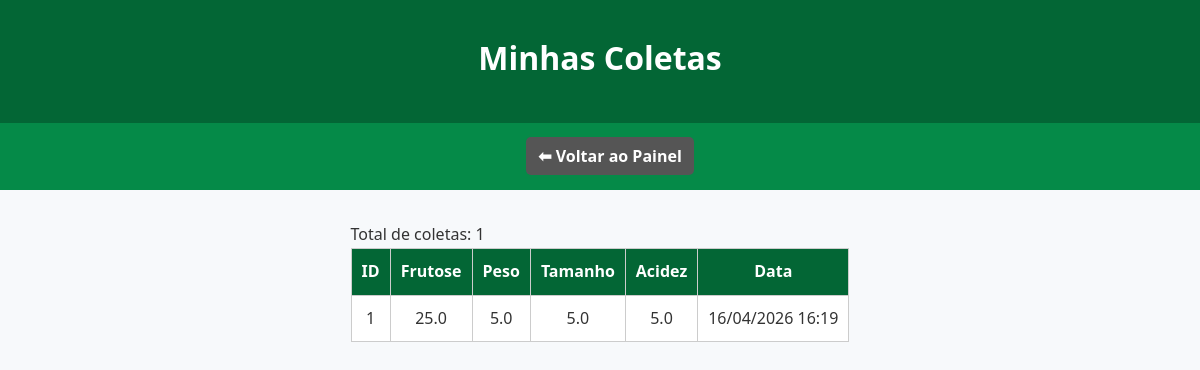
The app's page /minhascoletas (signed in) with its own data.
### modelo/modelsDB.py (models this page shows)
class ColetaFruto(db.Model):
    id = db.Column(db.Integer, primary_key=True)
    usuario_id = db.Column(db.Integer)
    nome_fruto = db.Column(db.String(60))
    frutose = db.Column(db.Float)
    peso = db.Column(db.Float)
    tamanho = db.Column(db.Float)
    acidez = db.Column(db.Float)
    timestamp = db.Column(db.DateTime, nullable=False)

### routes/usuario_bp.py (the view)
@login_required
@user_bp.route("/minhascoletas")
def listar_coletas():
    coletas = ColetaFrutoDAO.listar_por_usuario(current_user.get_id())
    print("COLETAS DO USUARIO:", coletas)  # DEBUG
    return render_template("coletas_usuario.html", coletas=coletas)

### config.py (called while the page is built)
@login_manager.user_loader
def load_user(user_id):
    from modelo.modelsDB import Admin, Usuario
    try:
        tipo_usuario, id_numerico = user_id.split('_')
        id_numerico = int(id_numerico)
        if tipo_usuario == 'admin':
            return Admin()
        elif tipo_usuario == 'user':
            return Usuario.query.get(id_numerico)
    except ValueError:
        return None
    return None

### dao/coletaFrutoDao.py (called while the page is built)
    @staticmethod
    def listar_por_usuario(usuario_id):
        return ColetaFruto.query.filter_by(usuario_id=usuario_id).all()

### modelo/modelsDB.py (called while the page is built)
    def get_id(self):
        return f"user_{self.id}"

### templates/coletas_usuario.html (shortened to what this page needs)
<!DOCTYPE html>
<html lang="pt-br">
<head>
    <link rel="stylesheet" href="{{ url_for('static', filename='css/painel.css') }}">
</head>
<body>
<header>
    <h1>Minhas Coletas</h1>
</header>
<nav>
    <ul>
        <li><a href="/painel" class="btn-voltar">⬅ Voltar ao Painel</a></li>
    </ul>
</nav>
<main>
<p>Total de coletas: {{ coletas|length }}</p>
<table>
    <tr>
        <th>ID</th>
        <th>Frutose</th>
        <th>Peso</th>
        <th>Tamanho</th>
        <th>Acidez</th>
        <th>Data</th>
    </tr>
    {% for c in coletas %}
    <tr>
        <td>{{ c.id }}</td>
        <td>{{ c.frutose }}</td>
        <td>{{ c.peso }}</td>
        <td>{{ c.tamanho }}</td>
        <td>{{ c.acidez }}</td>
        <td>
            {{ c.timestamp.strftime('%d/%m/%Y %H:%M') if c.timestamp else '—' }}
        </td>
    </tr>
    {% endfor %}
</table>
</main>
</body>
</html>

### static/css/painel.css (style rules this page uses)
* { margin: 0; padding: 0; box-sizing: border-box; font-family: "Segoe UI", Roboto, sans-serif; }
body { background: #f7f9fb; color: #333; line-height: 1.6; display: flex; flex-direction: column; min-height: 100vh; }
header { background: #036635; color: #fff; text-align: center; padding: 2rem 1rem; box-shadow: 0 2px 6px rgba(0,0,0,0.2); }
header h1 { font-size: 2rem; margin-bottom: .5rem; }
nav { background: #058a48; padding: 0.8rem; }
nav ul { list-style: none; display: flex; justify-content: center; flex-wrap: wrap; }
nav ul li { margin: 0.5rem 1rem; }
nav ul li a { color: #fff; text-decoration: none; padding: .5rem 1rem; border-radius: 8px; background: #049142; transition: 0.3s; font-weight: bold; }
main { flex: 1; padding: 2rem; max-width: 900px; margin: auto; }
main p { font-size: 1rem; text-align: justify; }
table { width: 100%; border-collapse: collapse; background: white; }
th, td { padding: 10px; border: 1px solid #ccc; text-align: center; }
th { background-color: #036635; color: white; }
.btn-voltar { margin-left: 20px; padding: 8px 12px; background-color: #555; color: white; text-decoration: none; border-radius: 5px; }

### records on screen
ColetaFruto: id "1", frutose "25.0", peso "5.0", tamanho "5.0", acidez "5.0", timestamp "16/04/2026 16:19"

### other values on screen
{{ coletas|length }} "1"
